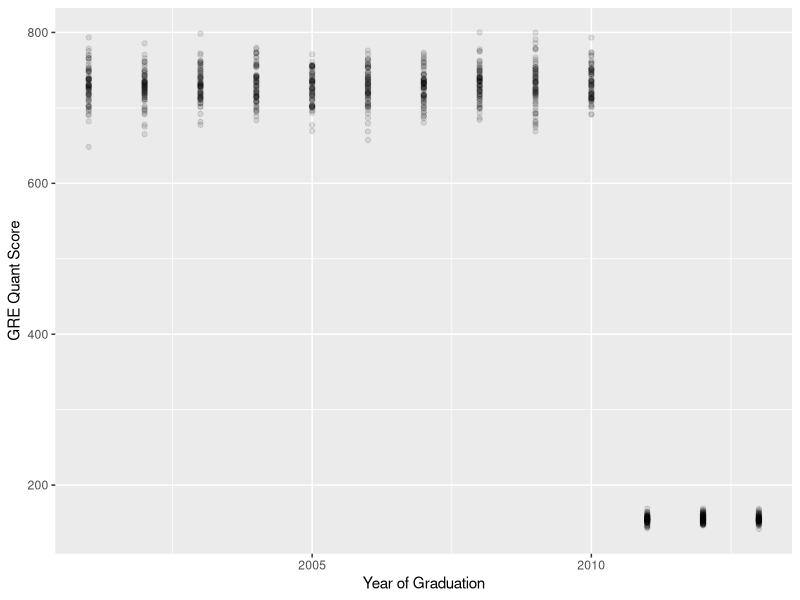
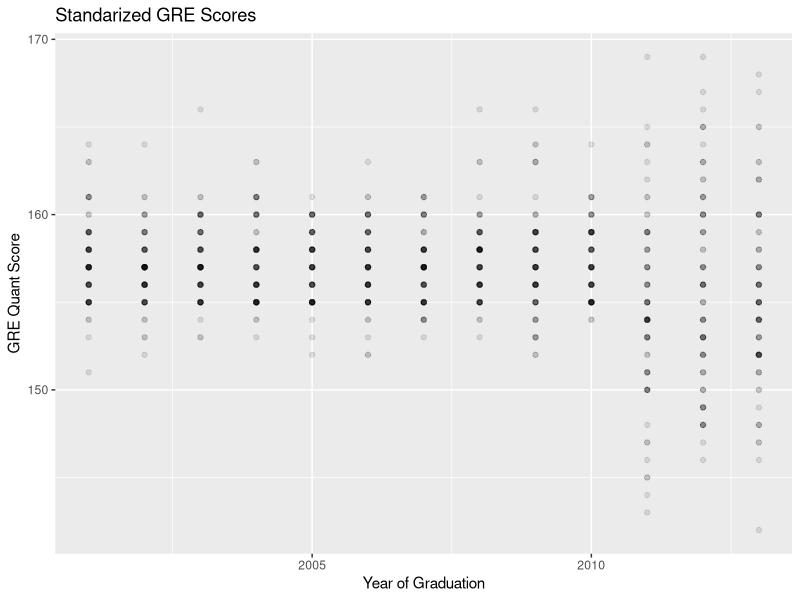
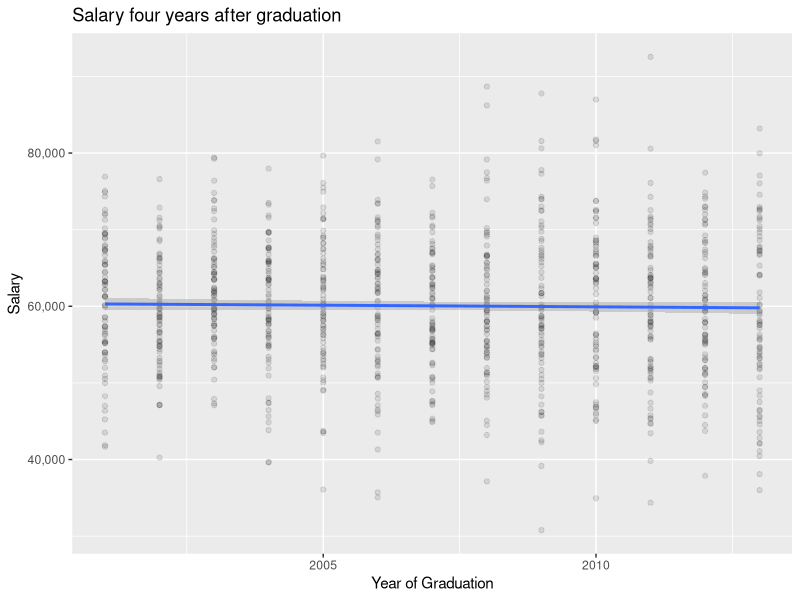
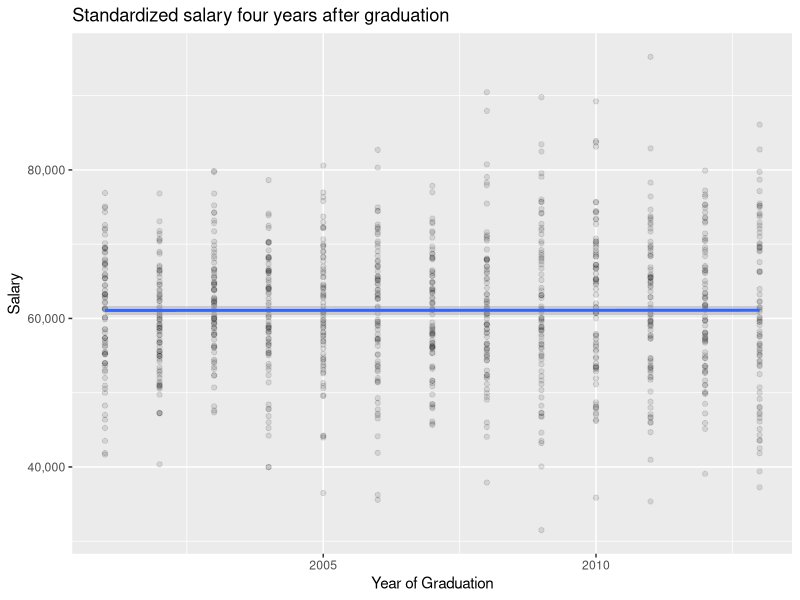
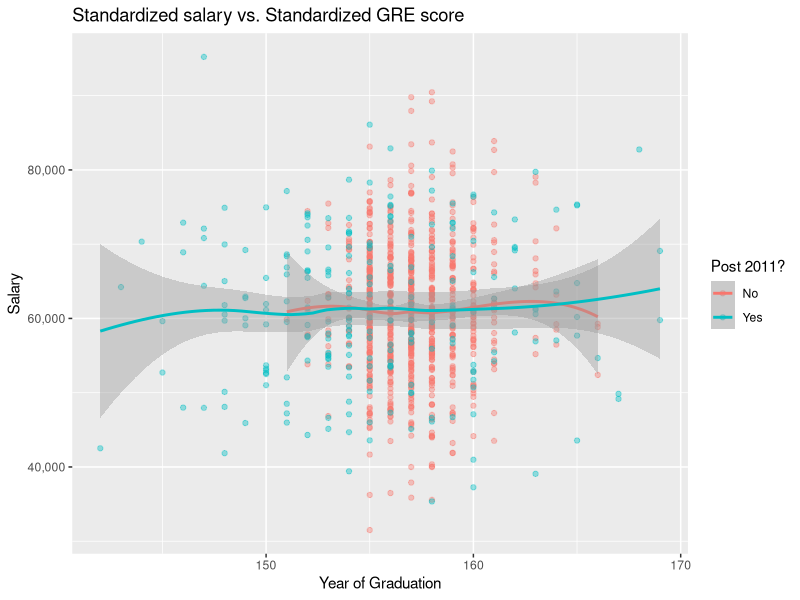

R code for these plots, in order:
## ---- chunk 1
knitr::opts_chunk$set(echo = FALSE)
## ---- chunk 2
#load data
BestIncome <- read.csv("BestIncome.txt", header=F, col.names = c("lab_inc", "cap_inc", "hgt","wgt"))
SurvIncome <- read.csv("SurvIncome.txt", header=F, col.names = c("tot_inc", "wgt", "age","female"))

# load libraries
library(tidyverse)
library(ggplot2)
library(dplyr)
library(knitr)

#summarize data to comapre

BestIncome %>%
    mutate(total_inc = cap_inc+lab_inc) %>%
    summarize_all(funs(mean,min,max, sd)) %>%
    gather(descriptives, value) %>%
    separate(descriptives, c("variable","descriptive"), sep = "_(?!i)") %>%
    spread(descriptive, value) %>%
    select(variable, min, max, mean, sd) %>%
    kable()
    

SurvIncome %>%
    summarize_all(funs(mean,min,max, sd)) %>%
    gather(descriptives, value) %>%
    separate(descriptives, c("variable","descriptive"), sep = "_(?!i)") %>%
    spread(descriptive, value) %>%
    select(variable,min, max, mean, sd) %>%
    kable(caption="hello!")
## ---- chunk 3
# age linear model
age_lm <- lm(age ~ tot_inc + wgt, data = SurvIncome)
age_lm

# gender logistic model
female_lm <- glm(female ~ tot_inc + wgt, data = SurvIncome, family = binomial)
female_lm
## ---- chunk 4
# create age and female columns in BestIncome
BestIncome <- BestIncome %>%
    mutate(tot_inc = lab_inc+cap_inc) %>%
    mutate(age = 44.2097 + 0.0000252*tot_inc - 0.0067221*wgt, female =  exp(76.7929-0.0001555*tot_inc-0.4460*wgt)/(1+exp(76.7929-0.0001555*tot_inc-0.4460*wgt))) %>%
    select(lab_inc, cap_inc, hgt, wgt, age, female)

# Bernoulli draw for the female variable
for (i in seq_along(BestIncome$female)) {
    BestIncome[i,6] <- as.integer(rbinom(1,1, BestIncome[i,6]))
}

kable(head(BestIncome))
## ---- chunk 5

BestIncome %>%
  select(age, female) %>%   
  summarise_all(funs(mean = mean,
                      sd = sd,
                      min = min, 
                      max = max,
                      n = length)) %>%
    gather(stat, val) %>%
    separate(stat, into = c("var", "stat"), sep = "_") %>%
    spread(stat, val) %>%
    select(var, mean, sd, min, max, n) %>%
    kable()  
## ---- chunk 6
BestIncome %>%
    cor() %>%
    kable()  

## ---- chunk 7
#load data
IncomeIntel <- read.csv("IncomeIntel.txt", header=F, col.names = c("grad_year", "gre_qnt", "salary_p4"))
## ---- chunk 8
glm_salary_p4 <- glm(salary_p4 ~ gre_qnt, data = IncomeIntel)

summary(glm_salary_p4)

## ---- chunk 9
ggplot(IncomeIntel, aes(grad_year,gre_qnt)) +
    geom_point(alpha = 0.1) +
    labs(x="Year of Graduation", y="GRE Quant Score")
## ---- chunk 10
# read the conversion table I got from the GRE site
gre_conversion <- read.csv("GRE_conversion.csv")

# transform the gre data to actual gre scores...
# first round old scores to 10, and new scores to 1
# leftjoin the conersion table table and use it to change gre_qnt
IncomeIntel_stand_gre <- IncomeIntel %>%
    mutate(gre_qnt = ifelse(grad_year < 2011,  round(gre_qnt,-1),round(gre_qnt,0))) %>%       
    left_join(gre_conversion, by = c("gre_qnt"="Prior.Scale"))  %>%   
    mutate(gre_qnt = ifelse(grad_year < 2011,  Current.Scale, gre_qnt)) %>%
    select(-Current.Scale, -X..Rank)

#plot new data
ggplot(IncomeIntel_stand_gre, aes(grad_year,gre_qnt)) +
    geom_point(alpha = 0.1) +
    labs(title = "Standarized GRE Scores",  x="Year of Graduation", y="GRE Quant Score")

## ---- chunk 11
ggplot(IncomeIntel, aes(grad_year,salary_p4)) +
    geom_point(alpha = 0.1) +
    geom_smooth() +
    scale_y_continuous(labels = scales::comma) +
    labs(title = "Salary four years after graduation",  x="Year of Graduation", y="Salary")

## ---- chunk 12

# find the mean income for each year
mean_inc_year <- IncomeIntel %>%
    group_by(grad_year) %>%
    summarise(mean_sal = mean(salary_p4)) %>%
    mutate(growth_rate = (mean_sal - lag(mean_sal, default = first(mean_sal)))/lag(mean_sal, default = first(mean_sal))) %>%
    filter(!grad_year == 2001)

#calculate growth rate
avg_growth_rate <- mean(mean_inc_year$growth_rate)
   
#transform salary using the average growth rate.
IncomeIntel_stand_sal <- IncomeIntel
IncomeIntel_stand_sal$salary_p4 <- IncomeIntel_stand_sal$salary_p4/(1 + avg_growth_rate)^(IncomeIntel_stand_sal$grad_year - 2001)

#plot transformed data
ggplot(IncomeIntel_stand_sal, aes(grad_year,salary_p4)) +
    geom_point(alpha = 0.1) +
    geom_smooth() +  
    scale_y_continuous(labels = scales::comma) +
    labs(title = "Standardized salary four years after graduation",  x="Year of Graduation", y="Salary")

## ---- chunk 13
# Create new dataset by transforming salary in the modified GRE df
IncomeIntel_trans <- IncomeIntel_stand_gre
IncomeIntel_trans$salary_p4 <- IncomeIntel_trans$salary_p4/(1 + avg_growth_rate)^(IncomeIntel_trans$grad_year - 2001)

# new model
glm_salary_p4_new <- glm(salary_p4 ~ gre_qnt, data = IncomeIntel_trans)

#compare old and new
summary(glm_salary_p4)
summary(glm_salary_p4_new)

#plot new, separate out pre and post 2011
IncomeIntel_trans %>%
    mutate(post2011 = ifelse(grad_year < 2011,"No","Yes")) %>%
    ggplot(aes(gre_qnt,salary_p4, color=post2011))+
    geom_point(alpha = 0.4) +
    geom_smooth() +
    scale_y_continuous(labels = scales::comma) +
    labs(title = "Standardized salary vs. Standardized GRE score",  x="Year of Graduation", y="Salary", color = "Post 2011?")

